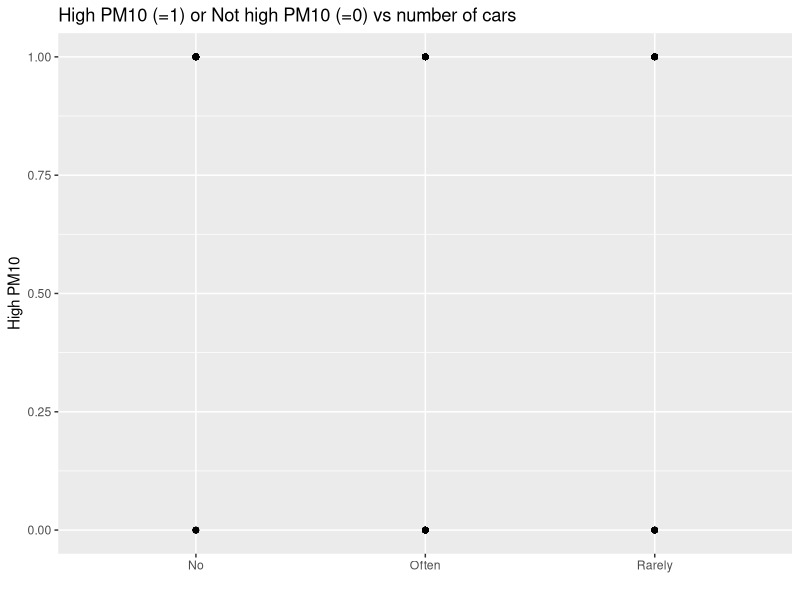

Write the R code that produced this figure.
library(readxl)
library(tidyverse)
library(car)
library(ggplot2)
library(dplyr)
library(tidyr)
data <- read_excel("Data/carotene.xlsx")
summary(data)

# From Project_1
# ---------------------------------------------------------------------------------------------------
# Turn the categorical variables into factor variables and pick suitable reference categories for them

data <- data %>%
  mutate(smokstat = factor(smokstat,
                           levels = c(1, 2, 3),
                           labels = c("Never", "Former", "Current")))

data <- data %>%
  mutate(sex = factor(sex,
                      levels = c(1, 2),
                      labels = c("Male", "Female")))
# Set baseline
data$sex <- relevel(data$sex, ref = "Female")

data <- data %>%
  mutate(vituse = factor(vituse,
                         levels = c(1, 2, 3),
                         labels = c("Often", "Rarely", "No")))

# Set baseline
data$vituse <- relevel(data$vituse, ref = "No")

# Linear model with all variables
Full_Linear_Model <- lm(log(betaplasma) ~ bmi + age + calories + 
                          fat + cholesterol + fiber + alcohol + betadiet + 
                          smokstat + sex + vituse, data = data)


# ---------------------------------------------------------------------------------------------
# 1(a). We will now focus on whether the concentration of plasma β-carotene is low, or not, and
# model the probability of having a low plasma β-carotene concentration as a function of the
# background and/or dietary variables. In order to do this we need a suitable cut-off value. We
# will use one that has been identified as suitable for separating between high or low risk of
# developing certain medical conditions.

# The cut-off value has been reported as 0.42 μmol/l (micromoles per litre). Unfortunately, our
# data is from 1989 when concentrations where expressed as ng/ml (nanograms per millilitre)1

# Read up on Mole (unit) on Wikipedia, especially under Molar mass and Molar concentration.
# Then find the molar mass (or molecular weight) for β-carotene expressed as g/mol. Use the
# molar mass to translate the cut-off value 0.42 μmol/l into a ng/ml. Sanity check: the correct
# answer, a, lies in the neighborhood of the upper quartile of the plasma β-carotene values in
# the dataset.



# Molar mass = 536.9 g/mol
# Source: https://pubchem.ncbi.nlm.nih.gov/compound/Beta-Carotene

# Molar mass * molar concentration = [g/mol] * [mol/l] = [g / l]
# 536.9 * 0.42 * e-6 = 0,000225498 g/l = 225 498 ng/l = 225,5 ng/ml

# Sanity check: Compare with upper quantile value from the data - should be in
# the same region: 
#       3rd Qu.: 230.0  
#       => Ok! 










#1(b). ---------------------------------------------------------------------------------------------
# Create a new variable, lowplasma_01, that is 1 when betaplasma < a ng/ml, and 0
# otherwise. In order to make it easier to colour code the observations according to low or
# high plasma β-carotene, as well as producing confusion matrices, it will be convenient to also
# create a separate factor version of this variable:


data |> mutate(
  lowplasma_01 = as.numeric(betaplasma < 225.5),
  lowplasma_hl = factor(lowplasma_01,
                        levels = c(0, 1),
                        labels = c("high", "low"))) -> data  

#Testplot endast:
#ggplot(data, aes(x = vituse, y = lowplasma_01)) +
#  geom_point() +
#  xlab("Vitamin usage") +
#  ylab("High or Low Betaplasma") +
#  labs(title = "High BetaPlasma (=0) or Low Betaplasma (=1) vs Vitamin Usage") 

# Present the number of observations that have "low" and "high" plasma-β
table(data$lowplasma_01)
# 0   1 
# 80 235 

#Present the proportion with "low" concentration, as a percentage.
# 235/315 = 0.746 = 74.6%




#1(c). -----------------------------------------------------------------------------
# Start by examining the relationship between low plasma β-carotene and vitamin 
# use by counting the number of observations for all combinations, using count, 
# and then transform the result into a wide format with pivot_wider(), resulting
# in a 3 × 2-table:

# Calculate the probabilities and the corresponding odds for having low plasma β-carotene
# for each of the three vitamin use categories, and add them to the table (mutate()). Also
# calculate the odds ratios for each of the categories, compared to a suitable reference category,
# and add them to the table, Table.1(c)


data |> count(vituse, lowplasma_hl) |>
  pivot_wider(id_cols = vituse,
              names_from = lowplasma_hl,
              values_from = n) |>
  mutate(p_low = low / (low + high )) |>
  mutate(odds_low = p_low / (1 - p_low)) |>
  mutate(odds_ratio = odds_low / odds_low[vituse == "No"] )

# SaraS kommentar: 
# Eftersom |> används (istället för ->) sparas detta bara 
# tillfälligt i minnet och inte i datan, syns alltså ej om man kör glimpse(data)-
# Notera också att jag valde "No"-kategoerin som referens för odds ratio (OR), 
# dvs. ingen vitaminanvändning är referens
# p_low ovanför är förkortning av probability_low





# 1(d). ------------------------------------------------------------------------------------------------

# Fit a logistic regression model, Model.1(d), for lowplasma_01 or lowplasma_hl 
# with vituse as explanatory variable. Present the β-estimates, the e^β -estimates 
# and their profile likelihood based 95 % confidence intervals. Identify these estimates with the corresponding
# values in Table.1(c), and express the odds and the probabilities for each of the categories as
# functions of the β-parameters.

Logistic_Model_Vituse <- glm(lowplasma_01 ~ vituse, family = "binomial", data = data)


# Use the regression model to calculate the linear predictor, the odds, and the probability of
# having a low plasma β-carotene concentration, together with their respective 95 % confidence intervals, for each of the three vitamin use categories. Compare the result with the
# probabilities in Table.1(c).

summary(Logistic_Model_Vituse)
coef(Logistic_Model_Vituse) 



# ------------------------------------------------------------------------------------------------

# 2(a). Plot lowplasma_01 against bmi and add a moving average. Does the probability of having
# low plasma beta-carotene increase or decrease with BMI? Does this agree with what you
# found in Project 1?

ggplot(data, aes(vituse, lowplasma_01)) +
  geom_point() +
  xlab("") +
  ylab("High PM10") +
  labs(title = "High PM10 (=1) or Not high PM10 (=0) vs number of cars") 


# Fit a logistic regression for lowplasma_01 (or lowplasma_hl) as a function of BMI. This
# will be referred to as Model.2(a). Present the β-estimates, the eβ
# -estimates and their profile
# likelihood based 95 % confidence intervals.
# Add the predicted probabilities, and a 95 % confidence interval, to the plot and comment on
# the result.
# Describe how, according to the model, the odds of having low plasma β-carotene changes
# when BMI is
# (i) increased by 1 unit,
# (ii) decreased by 1 unit,
# (iii) decreased by 10 units.
# Also calculate 95 % confidence intervals for these odds ratios.


